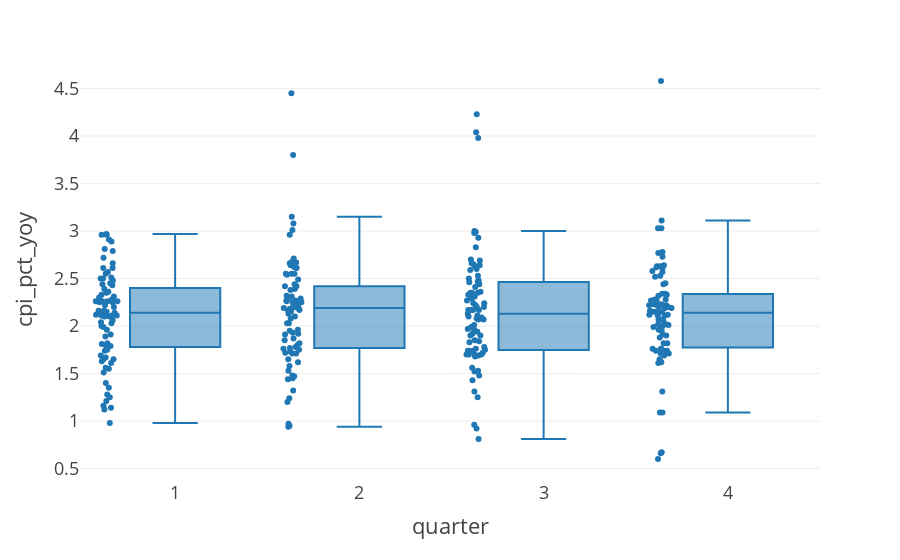

The notebook cell saved with this chart:
### Code cell
fig = px.box(df_eda[12:], x="month", y="cpi_pct_yoy", points = "all", template = "presentation")

fig.update_layout(xaxis = dict(tickmode = 'linear'))

fig = px.box(df_eda[12:], x="quarter", y="cpi_pct_yoy", points = "all", template = "presentation")

fig.show()

### Figure 1 — Plotly figure (JSON) as saved in the notebook; plotly's stock layout.template omitted (floating-point values rounded to 4 significant figures; data arrays with more than 128 entries replaced by an {"elided": "..."} marker saying what was removed)
{"data": [{"alignmentgroup": "True", "boxpoints": "all", "hovertemplate": "quarter=%{x}<br>cpi_pct_yoy=%{y}<extra></extra>", "legendgroup": "", "marker": {"color": "#1F77B4"}, "name": "", "notched": false, "offsetgroup": "", "orientation": "v", "showlegend": false, "type": "box", "x": {"elided": "322 int values"}, "x0": " ", "xaxis": "x", "y": {"elided": "322 float values"}, "y0": " ", "yaxis": "y"}], "layout": {"boxmode": "group", "legend": {"tracegroupgap": 0}, "margin": {"t": 60}, "xaxis": {"anchor": "y", "domain": [0, 1], "title": {"text": "quarter"}}, "yaxis": {"anchor": "x", "domain": [0, 1], "title": {"text": "cpi_pct_yoy"}}}}
